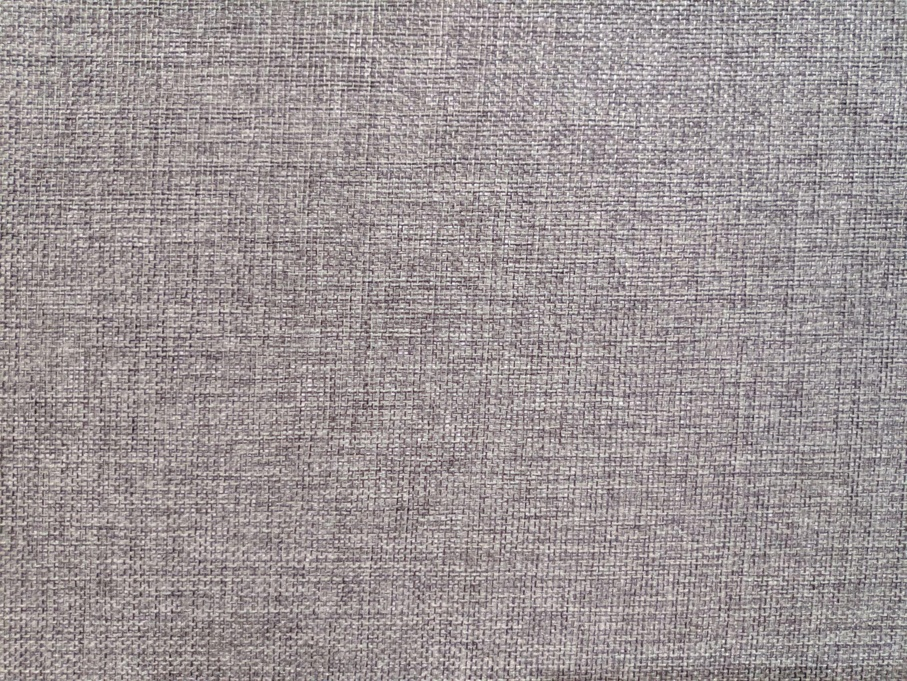
#> input picture img1.jpg, 907 x 681 px, shrunk from 2048 x 1536 before the run
$ python gabor_filter_5images.py   (older library calls are emulated)
#> lines starting #> are read from the running program, lines starting #| are printed output that depends on the picture
import cv2
import numpy as np
import matplotlib.pyplot as plt

# List of image names
image_files = ['img1.jpg', 'img2.jpg', 'img3.jpg', 'img4.jpg', 'img5.jpg']

# Gabor parameters
ksize = 31
sigma = 4.0
lambd = 10.0
gamma = 0.5
psi = 0

# Orientations
orientations = [0, np.pi/4, np.pi/2, 3*np.pi/4]
titles = ['0°', '45°', '90°', '135°']

for image_file in image_files:
    img = cv2.imread(image_file, cv2.IMREAD_GRAYSCALE)
#> img: shape (681, 907); min 21, max 255, mean 151.4

    if img is None:
        print(f"Could not load {image_file}")
        continue

    plt.figure(figsize=(12, 8))

    # Original image
    plt.subplot(2, 3, 1)
    plt.imshow(img, cmap='gray')
    plt.title("Original")
    plt.axis('off')

    # Apply filter at each orientation
    for i, theta in enumerate(orientations):
        kernel = cv2.getGaborKernel(
            (ksize, ksize),
            sigma,
            theta,
            lambd,
            gamma,
            psi,
            ktype=cv2.CV_32F
        )

        filtered_img = cv2.filter2D(img, cv2.CV_8UC3, kernel)

        plt.subplot(2, 3, i + 2)
        plt.imshow(filtered_img, cmap='gray')
        plt.title(f"{titles[i]}")
        plt.axis('off')
#> this loop made 4 passes
#> pass 1, `filtered_img = cv2.filter2D(img, cv2.CV_8UC3, kernel)`:
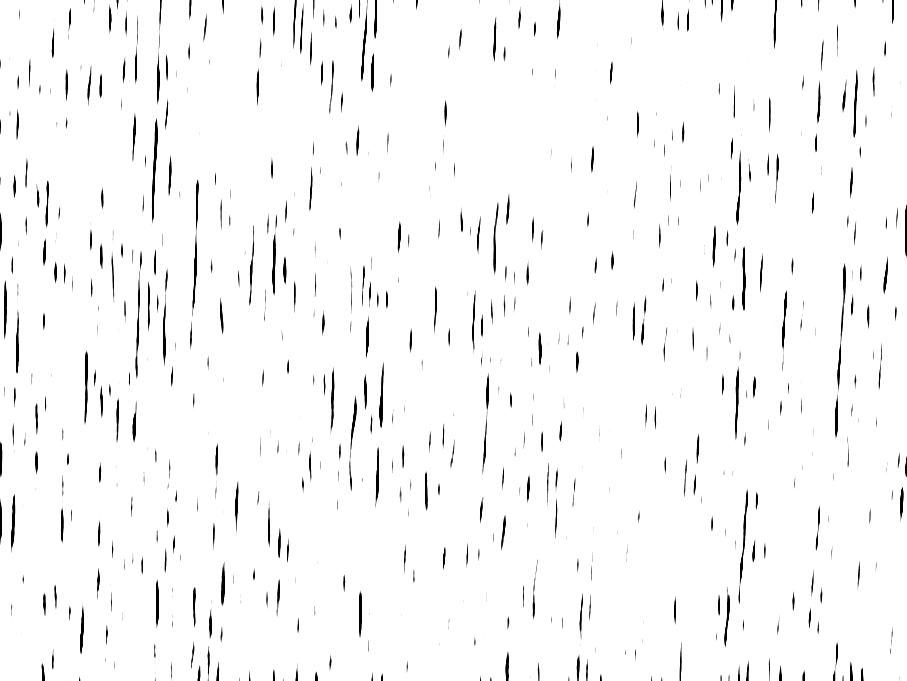
#> filtered_img: shape (681, 907); min 0, max 255, mean 248.2
#> pass 2, `filtered_img = cv2.filter2D(img, cv2.CV_8UC3, kernel)`:
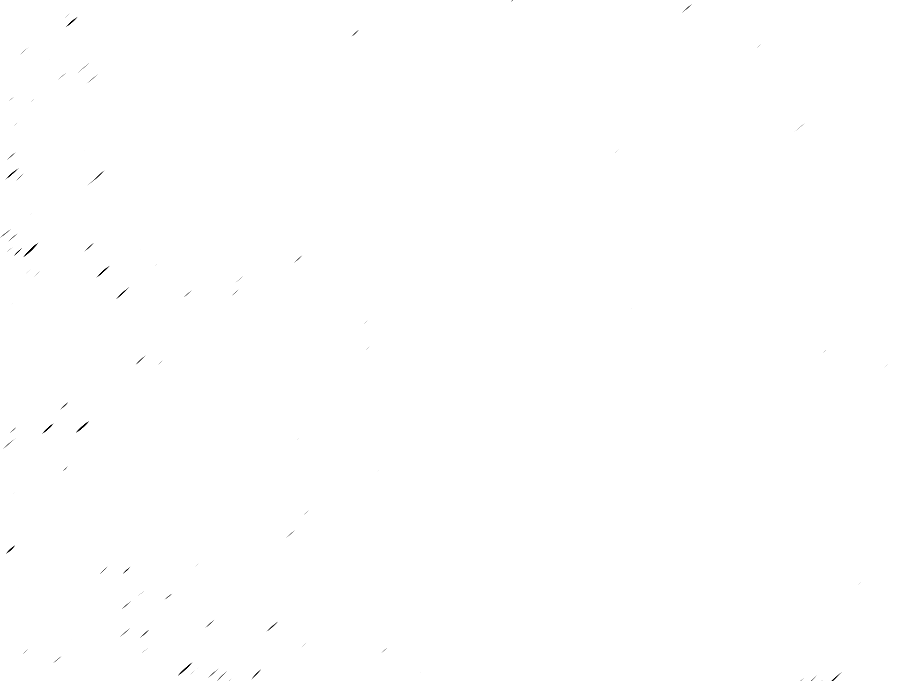
#> filtered_img: shape (681, 907); min 0, max 255, mean 254.8
#> pass 3, `filtered_img = cv2.filter2D(img, cv2.CV_8UC3, kernel)`:
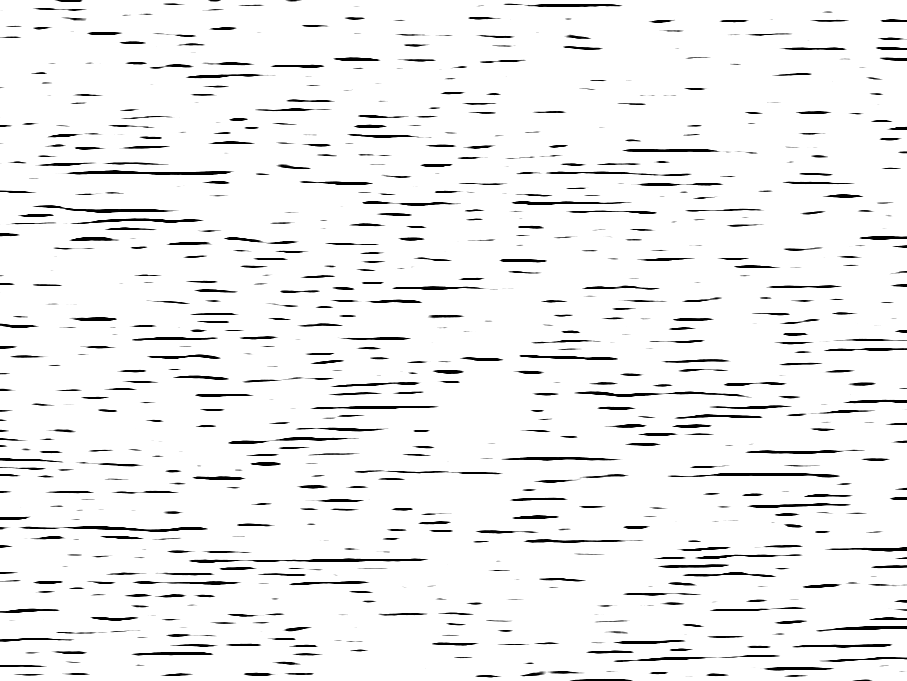
#> filtered_img: shape (681, 907); min 0, max 255, mean 241.2

    plt.suptitle(f"Results for {image_file}")
    plt.tight_layout()
    plt.show()
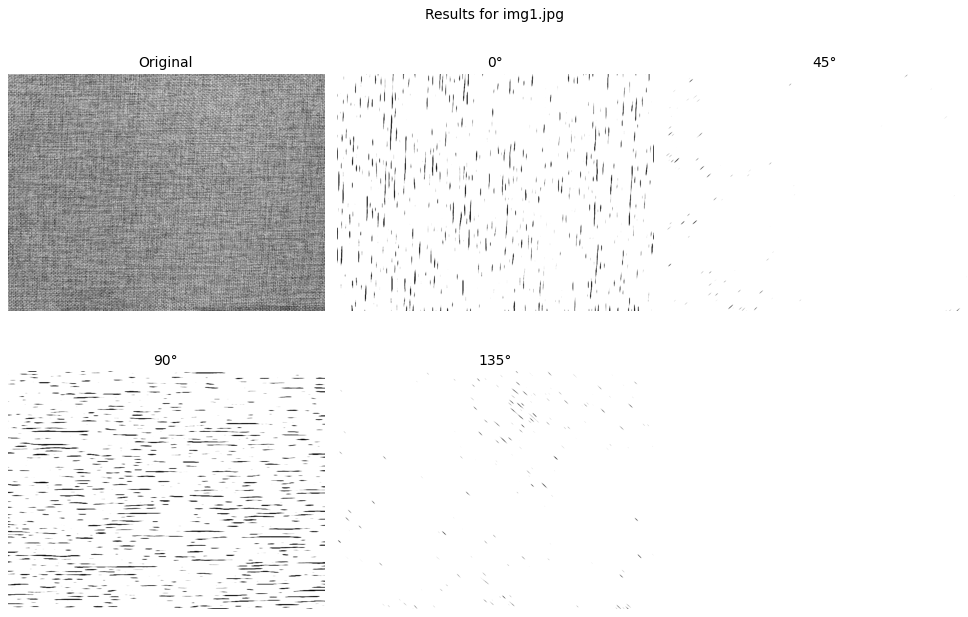
#> figure drawn by matplotlib, 5 panels
#> pass 2 of the loop `for image_file in image_files:`:
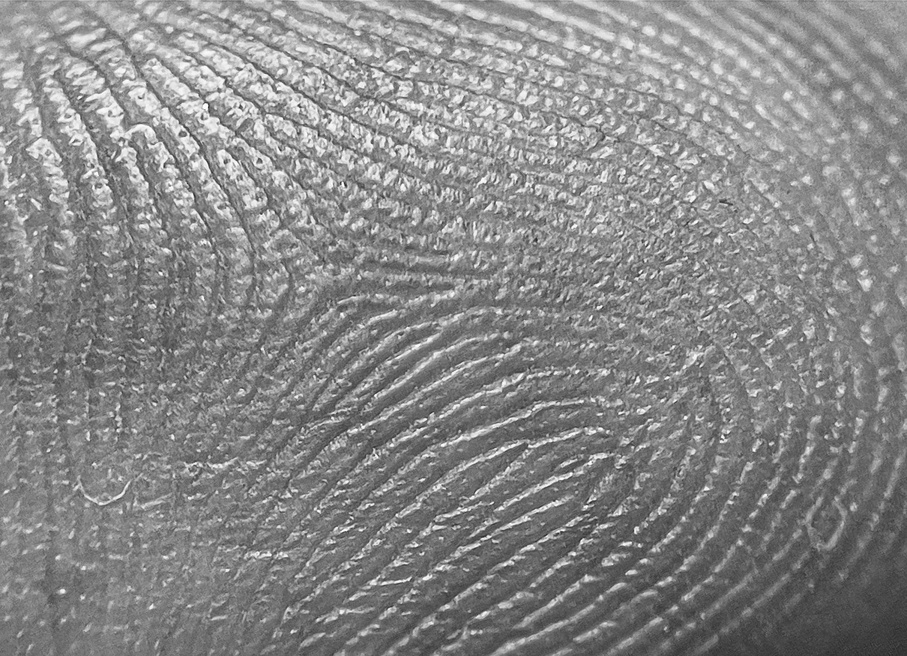
#> input picture img2.jpg, 907 x 656 px, shrunk from 2048 x 1481 before the run
#> img is the input picture: shape (656, 907); min 34, max 255, mean 136.2
#> the loop `for i, theta in enumerate(orientations):` made 4 passes
#> pass 1, `filtered_img = cv2.filter2D(img, cv2.CV_8UC3, kernel)`:
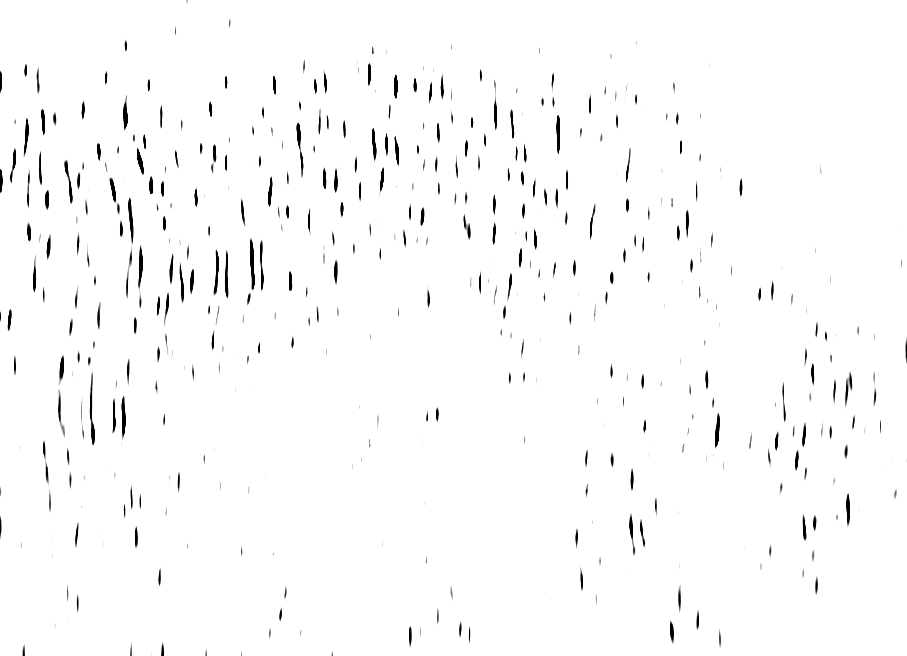
#> filtered_img: shape (656, 907); min 0, max 255, mean 250.5
#> `plt.show()`:
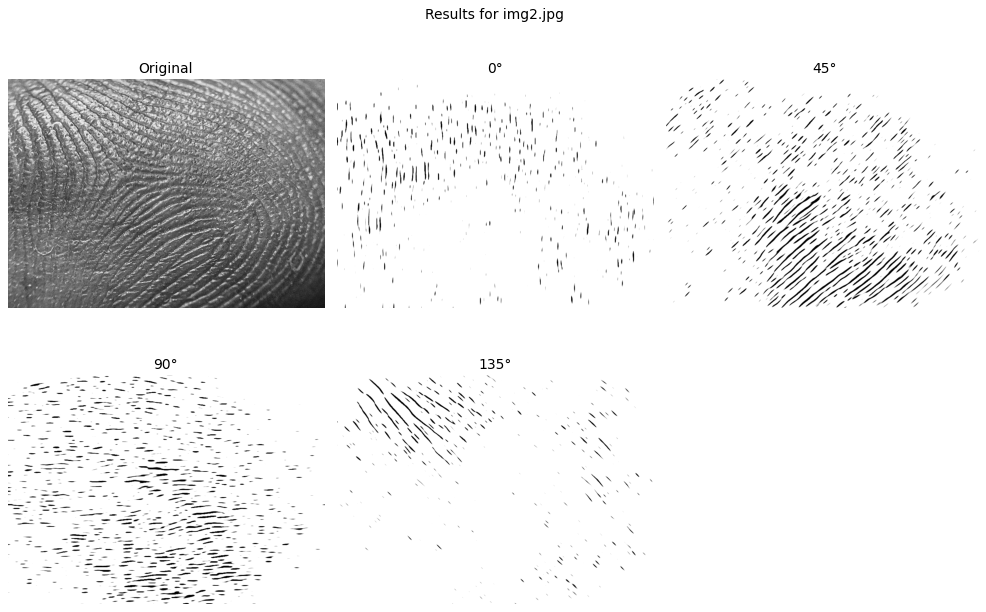
#> figure drawn by matplotlib, 5 panels
#> pass 3 of the loop `for image_file in image_files:`:
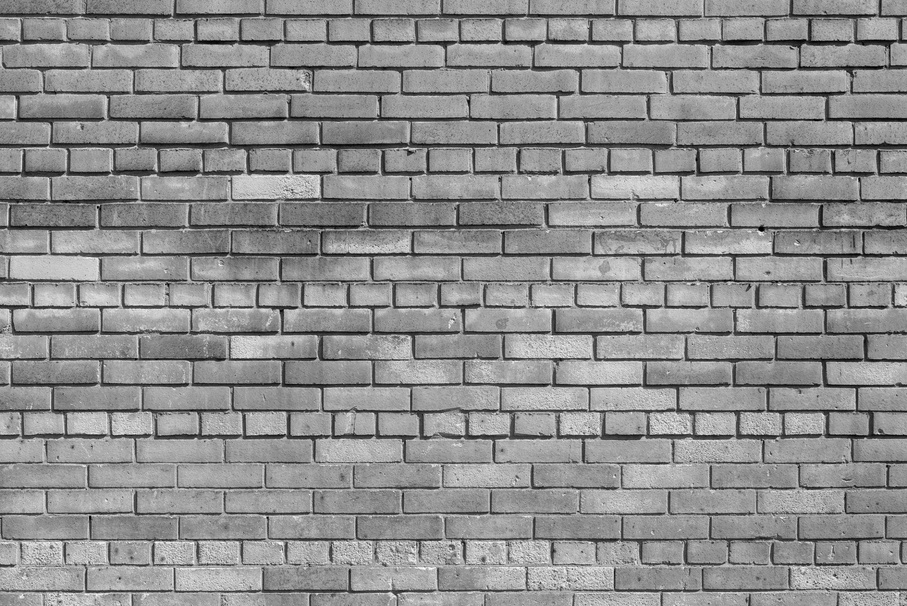
#> input picture img3.jpg, 907 x 606 px, shrunk from 2048 x 1367 before the run
#> img is the input picture: shape (606, 907); min 0, max 255, mean 143.4
#> the loop `for i, theta in enumerate(orientations):` made 4 passes
#> pass 1, `filtered_img = cv2.filter2D(img, cv2.CV_8UC3, kernel)`:
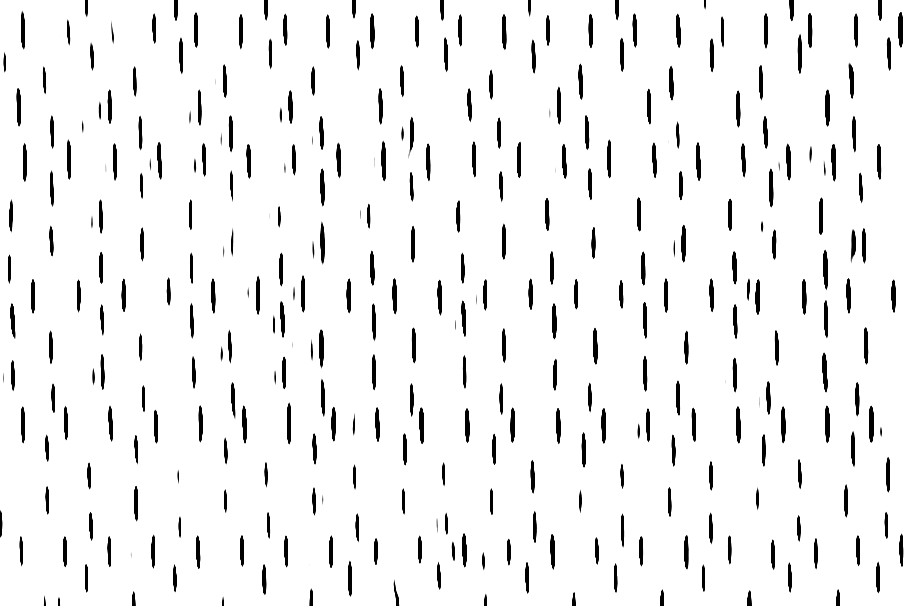
#> filtered_img: shape (606, 907); min 0, max 255, mean 240.1
#> `plt.show()`:
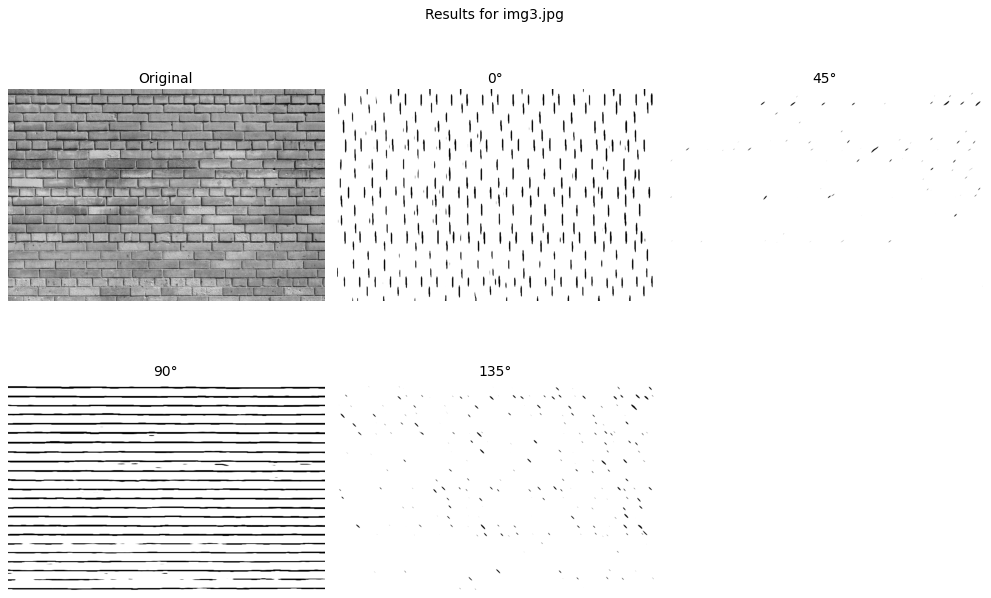
#> figure drawn by matplotlib, 5 panels
#> the loop made 5 passes; the first 3 are shown
